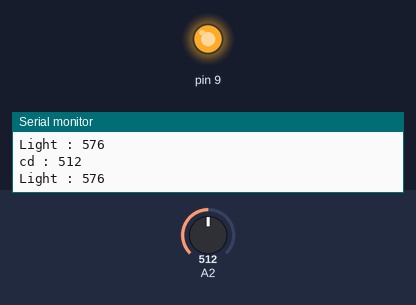
This sketch was run on a simulated Arduino Uno, built with avr-gcc and run on an emulated ATmega328P. Parts: output pins drawn as LEDs (lit = HIGH), the last lines printed to the serial monitor. Inputs (shaded band) come from the test bench; at power-on: A2 = 512.

Above: at 1.2 s.
1.3 s: A2 set to 0
At 2.6 s:
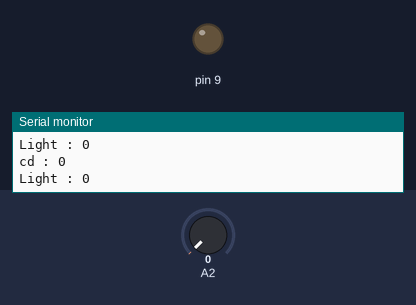
3.0 s: A2 set to 122
At 4.3 s:
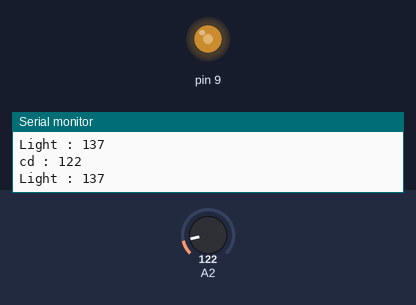
4.8 s: A2 set to 900
At 5.6 s:
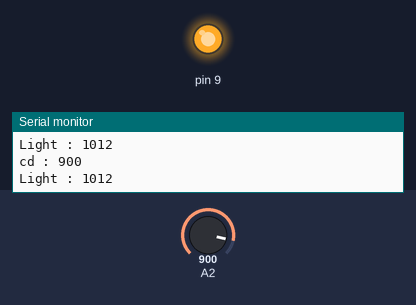
Timing chart, 0 to 7.8 s (numbered marks = the images above; inputs shaded):
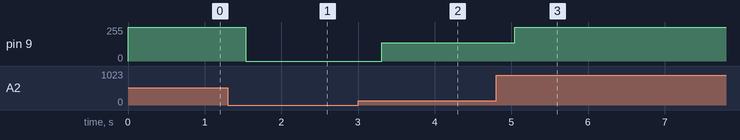

The sketch:

cds.ino
```cpp
void setup() {
  Serial.begin(1200);
}

void loop() {
  int light = analogRead(A2);
  int ledLight = map(light, 0, 200, 0, 225);
  Serial.print("Light : ");
  Serial.println(ledLight);
  Serial.print("cd : ");
  Serial.println(light);
  analogWrite(9, ledLight);
}
```

Measured:
- after the input at 1.3 s, pin 9: 255/255 → 0/255 after 0.23 s
- after the input at 3.0 s, pin 9: 0/255 → 137/255 after 0.31 s
- after the input at 4.8 s, pin 9: 137/255 → 255/255 after 0.24 s
